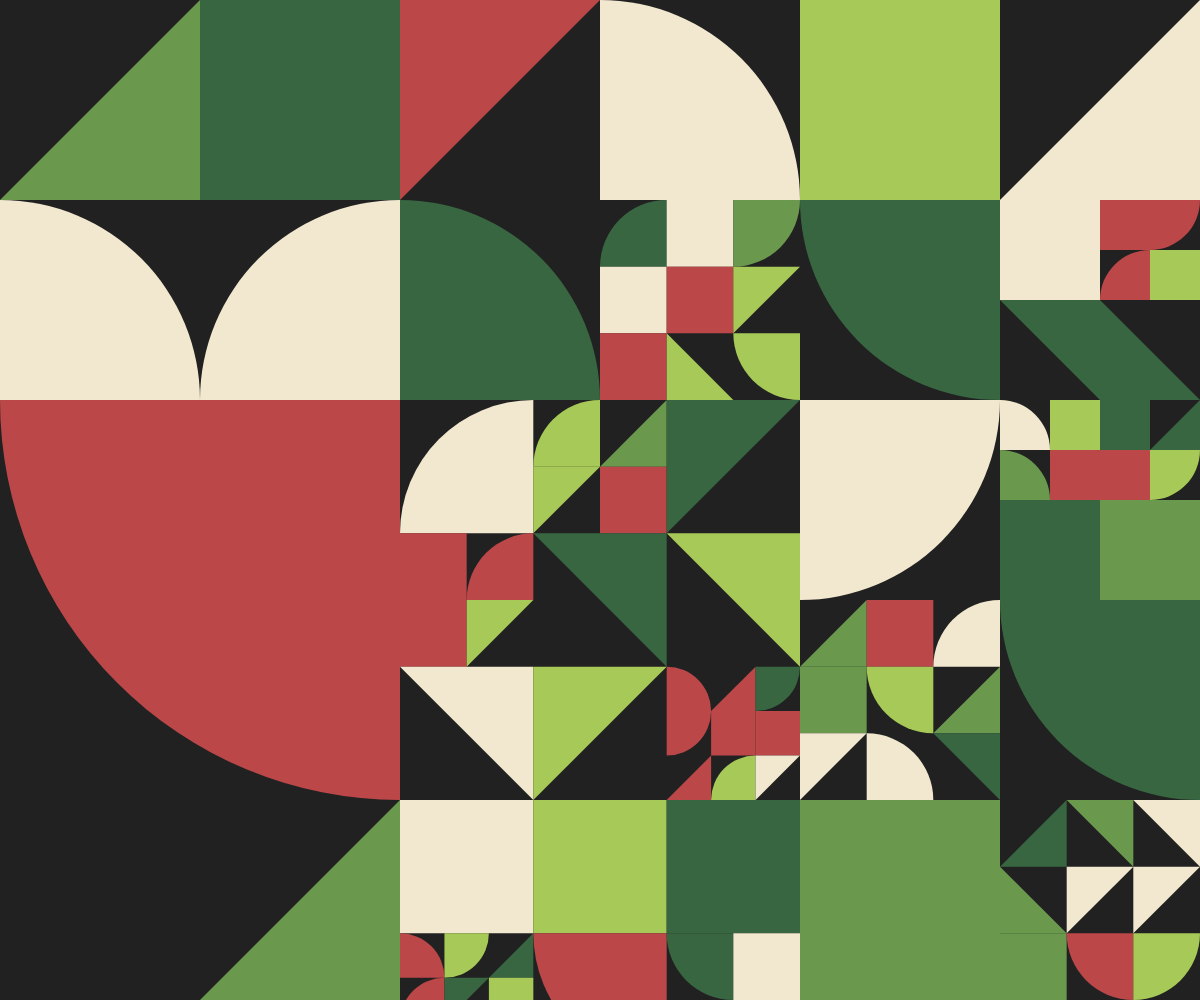
Frame 1 (no input)
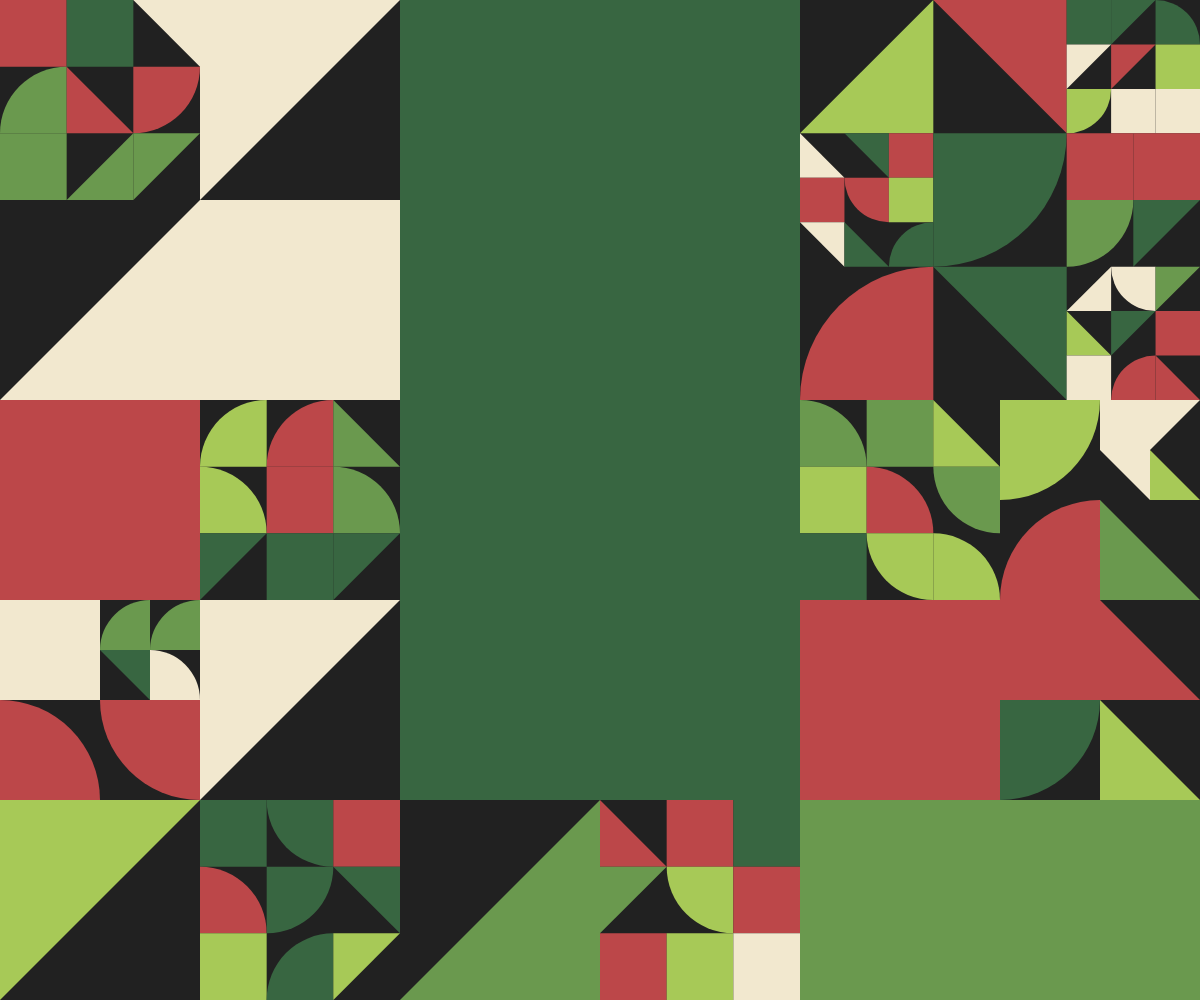
Frame 2 (the mouse pressed at the canvas centre, redrawn once)

The p5.js sketch that drew these frames (run headless with seeded random() and noise() and a simulated clock; the mouse was pressed at the canvas centre and the sketch redrawn once):

// p5.js sketch
// ── sketch.js
"use strict";
//==========
// p5.js

let colors = ["#386641", "#6A994E", "#A7C957", "#F2E8CF", "#BC4749"];

function setup(){
	createCanvas(windowWidth, windowHeight);
	angleMode(DEGREES);
	noLoop();
	noStroke();
}

function draw(){
	background(33);
	let num = (width>height)?width:height;
	createGrid(0, 0, num, 3);
}

function createGrid(x, y, d, g){
	let s = d / g;
	for(let r=0; r<g; r++){
		for(let c=0; c<g; c++){
			let rdm = floor(random(4));
			if(rdm<2 || s<90){
				drawSomething(x+s*c, y+s*r, s);
			}else{
				createGrid(x+s*c, y+s*r, s, rdm);
			}
		}
	}
}

function drawSomething(x, y, s){
	let rdm = floor(random(3));
	if(rdm == 0) drawShapeA(x, y, s);
	if(rdm == 1) drawShapeB(x, y, s);
	if(rdm == 2) drawShapeC(x, y, s);
}

function drawShapeA(x, y, s){
	changeColor();
	square(x, y, s);
}

function drawShapeB(x, y, s){
	changeColor();
	push();
	translate(x+s/2, y+s/2);
	rotate(floor(random(4))*90);
	arc(-s/2, -s/2, s*2, s*2, 0, 90);
	pop();
}

function drawShapeC(x, y, s){
	changeColor();
	push();
	translate(x+s/2, y+s/2);
	rotate(floor(random(4))*90);
	triangle(-s/2, -s/2, -s/2, s/2, s/2, s/2);
	pop();
}

function changeColor(){
	let i = floor(random(colors.length));
	fill(color(colors[i]));
}
